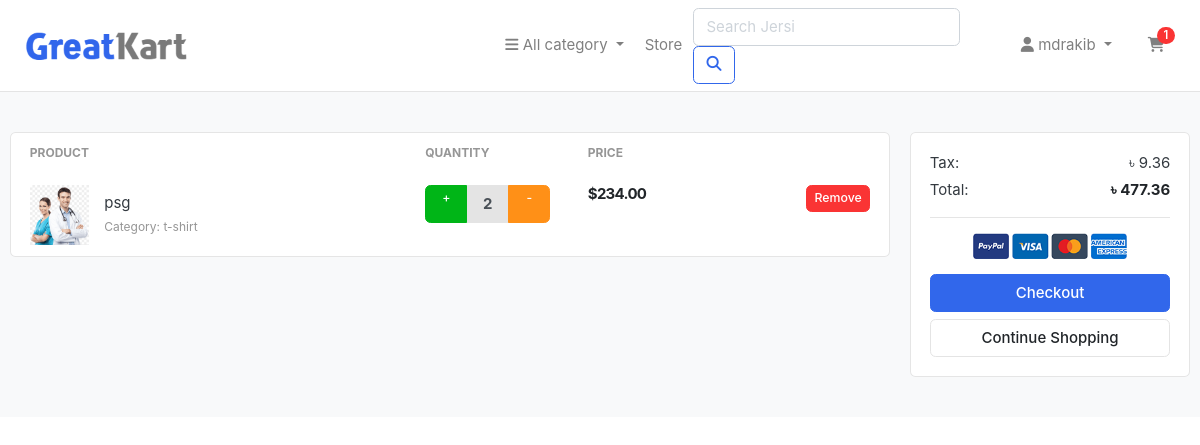
Page /cart/ (signed in) on the committed database.
### jersi_app/models.py (models this page shows, shortened)
class Cart(models.Model):
    user = models.ForeignKey(User, on_delete=models.CASCADE)
    jersi = models.ForeignKey(Jersi, on_delete=models.CASCADE)
    quantity = models.PositiveIntegerField(default=1)

class Jersi(models.Model):
    name = models.CharField(max_length=100)
    category = models.ForeignKey(Category, related_name='jerseys', on_delete=models.CASCADE)
    price = models.DecimalField(max_digits=10, decimal_places=2)
    detail = models.CharField(max_length=500)
    quantity = models.PositiveIntegerField(default=1)
    image = models.ImageField(upload_to='media/', null=True, blank=True)

class Category(models.Model):
    name = models.CharField(max_length=100)

### jersi_app/views.py (the view)
# urls.py: path('cart/', views.cart, name='cart'),
def cart(request):
    if request.user.is_authenticated:
        categories = Category.objects.all()
        cart_items = Cart.objects.filter(user=request.user).select_related('jersi__category')
        total_price = sum(item.jersi.price * item.quantity for item in cart_items)
        tax = (2 * total_price) / 100  # 2% VAT
        total_price = total_price + tax
        return render(request, 'cart.html', {
            'cart_items': cart_items,
            'total_price': total_price,
            'tax': tax,
            'categories': categories,
        })
    else:
        messages.success(request, 'You have create an account and go to cart page')
        return redirect('signin')

### jersi_app/context_processors.py (called while the page is built)
def cart_items_count(request):
    if request.user.is_authenticated:
        return {'cart_items_count': Cart.objects.filter(user=request.user).count()}
    return {'cart_items_count': 0}

### jersi_app/templates/cart.html
{% extends 'base.html' %}
{% load static %}
{% block body %}
<section class="section-content padding-y bg">
  <div class="container">
    <div class="row">
      <aside class="col-lg-9 col-md-8 col-12 mb-4">
        <div class="card">
          <div class="table-responsive">
            <table class="table table-borderless table-shopping-cart mb-0">
              <thead class="text-muted">
                <tr class="small text-uppercase">
                  <th scope="col">Product</th>
                  <th scope="col" width="120">Quantity</th>
                  <th scope="col" width="120">Price</th>
                  <th scope="col" class="text-right" width="200"></th>
                </tr>
              </thead>
              <tbody>
                {% for item in cart_items %}
                <tr>
                  <td>
                    <figure class="itemside align-items-center">
                      <div class="aside">
                        <img
                          src="{{ item.jersi.image.url }}"
                          class="img-fluid img-sm d-block w-100"
                          style="max-width:60px; max-height:60px; width:60px; height:60px; object-fit:cover;"
                          alt="{{ item.jersi.name }}"
                        >
                      </div>
                      <figcaption class="info">
                        <p class="mb-0">{{ item.jersi.name }}</p>
                        {% if item.jersi.category %}
                          <small class="text-muted">
                            Category:
                            {% if item.jersi.category.name %}
                              {{ item.jersi.category.name }}
                            {% else %}
                              {{ item.jersi.category }}
                            {% endif %}
                          </small>
                        {% endif %}
                      </figcaption>
                    </figure>
                  </td>
                  <td>
                    <div class="input-group input-spinner flex-nowrap">
                      <div class="input-group-prepend">
                        <a href="{% url 'update_cart' item.id 'increase' %}" class="btn btn-sm btn-success">+</a>
                      </div>
                      <input type="text" class="form-control text-center" value="{{ item.quantity }}" readonly style="max-width:50px;">
                      <div class="input-group-append">
                        <a href="{% url 'update_cart' item.id 'decrease' %}" class="btn btn-sm btn-warning">-</a>
                      </div>
                    </div>
                  </td>
                  <td>
                    <div class="price-wrap">
                      <var class="price">${{ item.jersi.price }}</var>
                    </div>
                  </td>
                  <td class="text-right">
                    <a href="{% url 'update_cart' item.id 'delete' %}" class="btn btn-danger btn-sm">Remove</a>
                  </td>
                </tr>
                {% empty %}
                <tr>
                  <td colspan="4" class="text-center">Your cart is empty.</td>
                </tr>
                {% endfor %}
              </tbody>
            </table>
          </div>
        </div>
      </aside>
      <aside class="col-lg-3 col-md-4 col-12">
        <div class="card">
          <div class="card-body">
            <dl class="dlist-align">
              <dt>Tax:</dt>
              <dd class="text-right">৳
{{ tax }}</dd>
            </dl>
            <dl class="dlist-align">
              <dt>Total:</dt>
              <dd class="text-right text-dark b">
                <strong>৳
{{ total_price }}</strong>
              </dd>
            </dl>
            <hr />
            <p class="text-center mb-3">
              <img src="{% static 'images/misc/payments.png' %}" height="26" alt="Payments" />
            </p>
            <a href="{% url 'checkout' %}" class="btn btn-primary btn-block mb-2">Checkout</a>
            <a href="{% url 'store' %}" class="btn btn-light btn-block">Continue Shopping</a>
          </div>
        </div>
      </aside>
    </div>
  </div>
</section>
{% endblock %}

### jersi_app/templates/base.html (shortened to what this page needs)
<!DOCTYPE html>
{% load static %}
<html lang="en">
<head>
    <link href="{% static 'css/bootstrap.css'%}" rel="stylesheet" type="text/css" />
    <link rel="stylesheet" href="https://cdnjs.cloudflare.com/ajax/libs/font-awesome/6.7.1/css/all.min.css" />
    <link href="{% static 'css/ui.css'%}" rel="stylesheet" type="text/css" />
    <link href="{% static 'css/responsive.css'%}" rel="stylesheet" media="only screen and (max-width: 1200px)" />
</head>
<body>
<header class="section-header">
    <nav class="navbar navbar-expand-lg navbar-light bg-white border-bottom">
      <div class="container">
        <a class="navbar-brand" href="{% url 'home' %}">
          <img class="logo img-fluid" src="{% static 'images/logo.png' %}" alt="Logo" style="max-height:40px;">
        </a>
        <div class="collapse navbar-collapse" id="mainNavbar">
          <ul class="navbar-nav mr-auto">
            <li class="nav-item dropdown">
              <a class="nav-link dropdown-toggle" href="#" id="categoryDropdown" role="button" data-toggle="dropdown" aria-haspopup="true" aria-expanded="false">
                <i class="fa fa-bars"></i> All category
              </a>
            </li>
            <li class="nav-item">
              <a class="nav-link" href="{% url 'store' %}">Store</a>
            </li>
          </ul>
          <form class="form-inline my-2 my-lg-0 mr-lg-3" action="{% url 'search' %}" method="GET">
            <input class="form-control mr-sm-2" type="search" name="q" placeholder="Search Jersi" aria-label="Search">
            <button class="btn btn-outline-primary my-2 my-sm-0" type="submit"><i class="fa fa-search"></i></button>
          </form>
          <ul class="navbar-nav">
            <li class="nav-item dropdown">
              <a class="nav-link dropdown-toggle" href="#" id="userDropdown" role="button" data-toggle="dropdown" aria-haspopup="true" aria-expanded="false">
                {% if user.is_authenticated %}
                  <i class="fa fa-user"></i> {{ user }}
                {% else %}
                  <i class="fa fa-user"></i> Guest
                {% endif %}
              </a>
            </li>
            <li class="nav-item ml-lg-3">
              <a class="nav-link position-relative" href="{% url 'cart' %}">
                <i class="fa-solid fa-cart-shopping"></i>
                <span class="badge badge-pill badge-danger position-absolute" style="top:0; right:0;">
                  {% if cart_items_count %}
                    {{ cart_items_count }}
                  {% else %}
                    0
                  {% endif %}
                </span>
              </a>
            </li>
          </ul>
        </div>
      </div>
    </nav>
</header>
<main>
  {% block body %}{% endblock body %}
</main>
</body>
</html>

### static/css/ui.css (style rules this page uses)
html { font-family: "Inter", sans-serif; font-size: 15px; }
.price-wrap { letter-spacing: -0.7px; }
.img-xs, .img-sm, .img-md, .img-lg { -o-object-fit: cover; object-fit: cover; flex-shrink: 0; flex-grow: 0; }
.img-sm { width: 80px; height: 80px; }
.padding-y { padding-top: 40px; padding-bottom: 40px; }
var { font-style: normal; }
figure { margin-bottom: 0; }
.bg { background-color: #f8f9fa; }
.bg-white { background-color: #fff; }
.b { font-weight: 600; }
.brand-wrap .logo, .navbar-brand .logo { margin-right: 7px; max-height: 42px; display: inline-block; }
.btn-light { background-color: #fff; border-color: #e4e4e4; }
.itemside { position: relative; display: flex; width: 100%; }
.itemside .aside { position: relative; flex-shrink: 0; }
.itemside .info { padding-left: 15px; padding-right: 7px; }
.itemside p { margin-bottom: 0; }
[class*=dlist-] { margin-bottom: 5px; }
[class*=dlist-] dd { margin-bottom: 0; }
.dlist-align { display: flex; }
.dlist-align dt { width: 150px; word-wrap: break-word; font-weight: normal; }
.dlist-align dd { flex-grow: 1; }
.price { font-weight: 600; color: #212529; }
.input-spinner { width: 125px; flex-wrap: nowrap; display: inline-flex; vertical-align: middle; }
.input-spinner input.form-control { text-align: center; max-width: 46px; font-weight: bold; flex-basis: 46px; border-color: #e4e4e4; flex-grow: 0; }
.input-spinner .btn { width: 42px; text-align: center; padding-left: 0.5rem; padding-right: 0.5rem; }
.table-shopping-cart.table td, .table-shopping-cart.table th { padding-left: 1.25rem; padding-right: 1.25rem; }
.table-shopping-cart .price-wrap { line-height: 1.2; }
.table-shopping-cart .price { font-weight: bold; margin-right: 5px; display: block; }

### rows in the picture
Cart: jersi.image (picture), jersi.name "psg", jersi.category.name "t-shirt", quantity "2", jersi.price "234.00"

### other values in the picture
{{ user }} "mdrakib"
{{ cart_items_count }} "1"
{{ tax }} "9.36"
{{ total_price }} "477.36"
